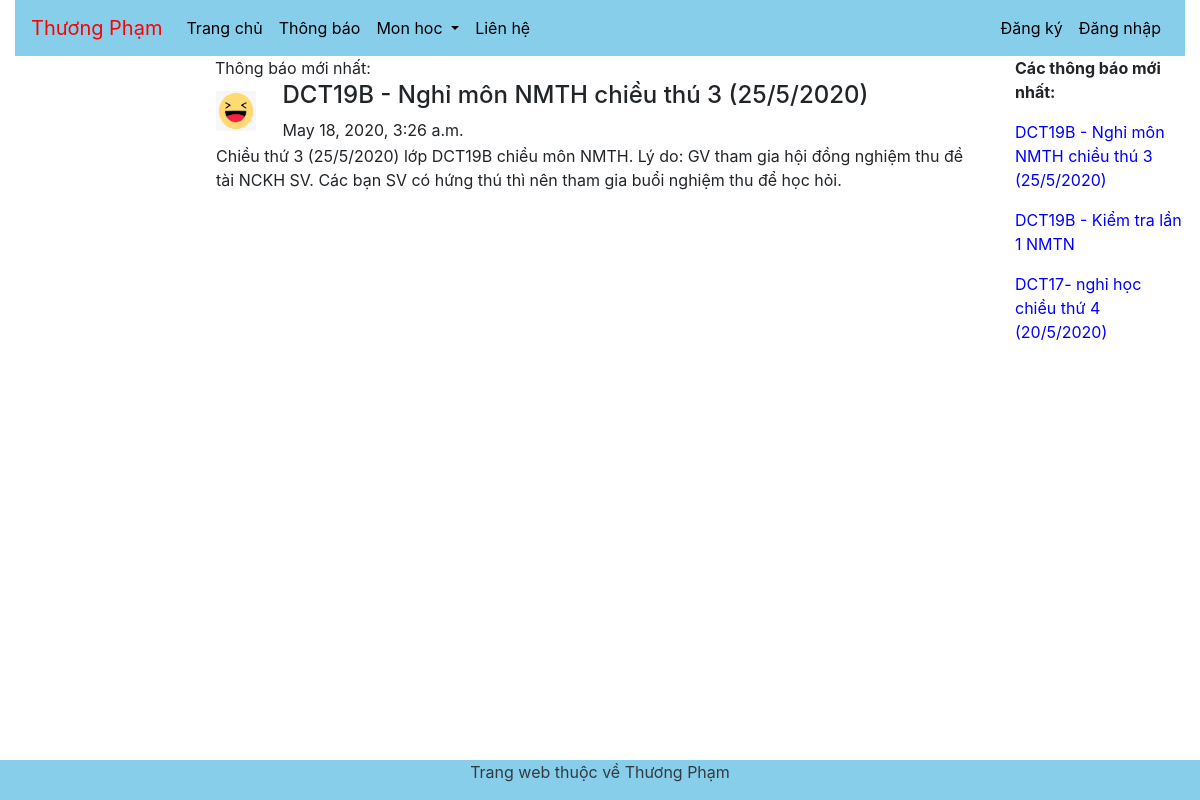
The app's page /, older data.
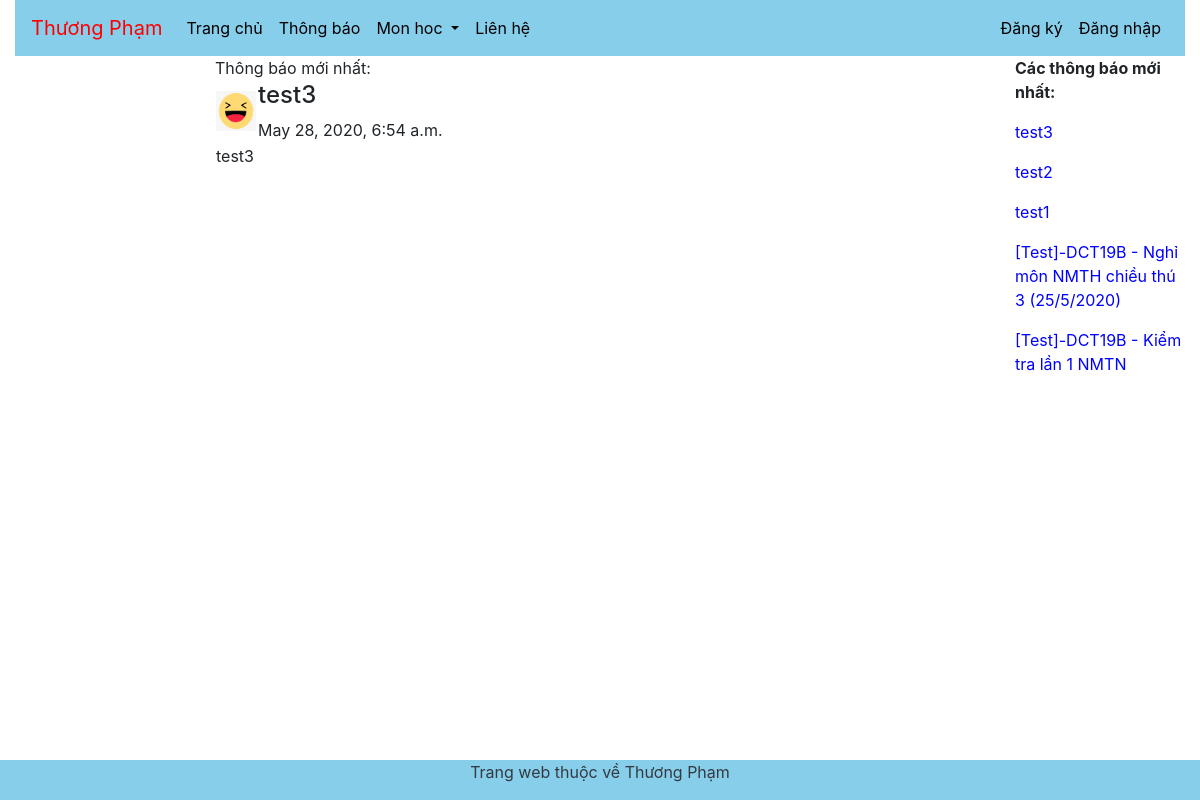
The same page, newer data.
### AppChinh/models.py (models this page shows)
class ThongBao(models.Model):
    LoaiTB = models.ForeignKey(LoaiThongBao,on_delete=models.CASCADE)
    TieuDeTB = models.CharField(max_length=100)
    NoiDungTB = models.TextField()
    NgayTB = models.DateTimeField(auto_now_add=True)

class LoaiThongBao(models.Model):
    LoaiTB = models.CharField(max_length=10)
    AnhTB = models.ImageField(blank=True, upload_to="HinhAnh/")

### AppChinh/views.py (the view)
# urls.py: path('', views.index),
def index(request):
    Data = ThongBao.objects.all().order_by('-NgayTB')[:1]
    return render(request, "pages/TrangChu.html", {'TB':Data})

### AppChinh/context_processors.py (called while the page is built)
def layThongTin(request):
    dsmon = Mon.objects.all()
    tbMoiNhat = ThongBao.objects.all().order_by('-NgayTB')[:5]
    return {'dsmon': dsmon, 'tb':tbMoiNhat}

### AppChinh/templates/pages/TrangChu.html (shortened to what this page needs)
{% extends "pages/Base.html" %}
{% block noidung %}
Thông báo mới nhất:
{% for tb in TB %}
<table>
    <tr>
        <td>
            <img src="{{tb.LoaiTB.AnhTB.url}}" width="40px" height="40px"/>
        </td>
        <td>
            <h4>{{tb.TieuDeTB}}</h4>
            <h8>{{tb.NgayTB}}</h8>
        </td>
    </tr>
    <tr>
        <td colspan="2">
            {{tb.NoiDungTB}}
        </td>
    </tr>
</table>
{% endfor %}
{% endblock %}

### AppChinh/templates/pages/Base.html (shortened to what this page needs)
<!DOCTYPE html>
<html lang="en">
<head>
    {% load static %}
    <link rel="stylesheet" href="{% static 'css/bootstrap.min.css'%}" type="text/css" />
    <link rel="stylesheet" href="{% static 'tuTao.css' %}" type="text/css"/>
</head>
<body>
    <div class="container-fluid">
        <nav class="navbar navbar-expand-sm navbar-light sticky-top" style="background-color: skyblue;">
            <a class="navbar-brand" href="/">Thương Phạm
            </a>
            <div class="collapse navbar-collapse" id="collapsibleNavbar">
                <ul class="navbar-nav mr-auto">
                    <li class="nav-item">
                        <a class="nav-link" href="/">Trang chủ</a>
                    </li>
                    <li class="nav-item">
                        <a class="nav-link" href="/ThongBao">Thông báo</a>
                    </li>
                    <li class="nav-item dropdown">
                        <a class="nav-link dropdown-toggle" href="/MonHoc" id="navbardrop" data-toggle="dropdown">
                        Mon hoc
                        </a>
                    </li>
                    <li class="nav-item">
                        <a class="nav-link" href="/lienhe">Liên hệ</a>
                    </li>
                </ul>
            </div>
            <ul class="navbar-nav ml-auto">
                {% if request.session.username %}
                <li class="nav-item">
                    <a class="nav-link">Xin chào {{request.session.username}}</a>
                </li>
                <li class="nav-item">
                    <a class="nav-link" href="{% url 'Logout' %}">Đăng xuất</a>
                </li>
                {% else %}
                <li class="nav-item">
                    <a class="nav-link" href="{% url 'Dangky' %}">Đăng ký</a>
                </li>
                <li class="nav-item">
                    <a class="nav-link" href="{% url 'Dangnhap' %}">Đăng nhập</a>
                </li>
                {% endif %}
            </ul>
        </nav>
        <div class="row">
            <div class="col-sm-2">
            </div>
            <div class="col-sm-8">
                <div>
                    {% block noidung %}
                    {% endblock %}
                </div>
            </div>
            <div class="col-sm-2">
                <div>
                    <p><b>Các thông báo mới nhất:</b></p>
                    {% for t in tb %}
                        <p><a href="{% url 'tbct' t.id %}">{{t.TieuDeTB}}</a></p>
                    {% endfor %}
                </div>
            </div>
        </div>
        <div class="row footer text-center text-dark" style="background-color: skyblue;">
            <div class="col">
                <p>Trang web thuộc về Thương Phạm</p>
            </div>
        </div>
    </div>
</body>
</html>

Row changes from the older to the newer data that the page shows:
no longer on this page (row edited): ThongBao: TieuDeTB "DCT17- nghỉ học chiều thứ 4 (20/5/2020)"
no longer on one of the page's lists (row edited): ThongBao: TieuDeTB "DCT19B - Nghỉ môn NMTH chiều thú 3 (25/5/2020)", NgayTB "May 18, 2020, 3:26 a.m.", NoiDungTB "Chiều thứ 3 (25/5/2020) lớp DCT19B chiều môn NMTH. Lý do: GV tham gia hội đồng nghiệm thu đề tài NCKH SV. Các bạn SV có hứng thú thì nên tham gia buổi nghiệm thu để học hỏi."
added ThongBao: LoaiTB.AnhTB (picture), TieuDeTB "test3", NgayTB "May 28, 2020, 6:54 a.m.", NoiDungTB "test3"
added ThongBao: TieuDeTB "test2"
added ThongBao: TieuDeTB "test1"
changed ThongBao: TieuDeTB "DCT19B - Nghỉ môn NMTH chiều thú 3 (25/5/2020)" → "[Test]-DCT19B - Nghỉ môn NMTH chiều thú 3 (25/5/2020)"
changed ThongBao: TieuDeTB "DCT19B - Kiểm tra lần 1 NMTN" → "[Test]-DCT19B - Kiểm tra lần 1 NMTN"
